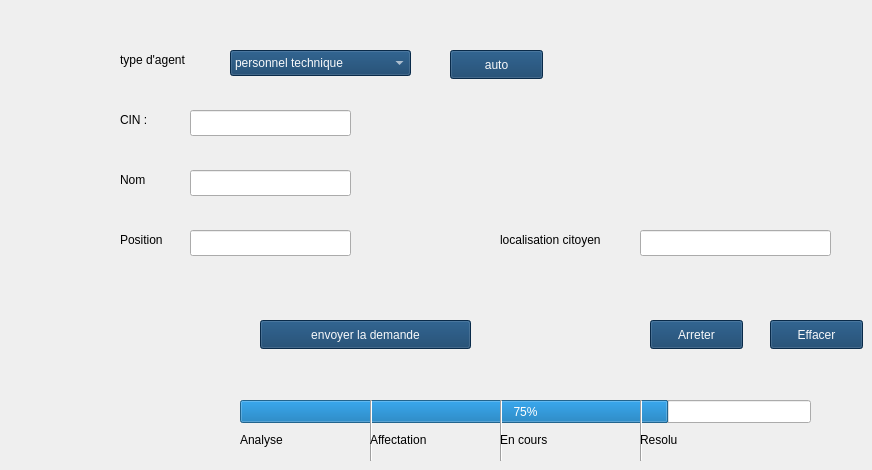
      <widget class="QWidget" name="page_15">
       <widget class="QLabel" name="label_66">
        <property name="geometry">
         <rect>
          <x>120</x>
          <y>50</y>
          <width>211</width>
          <height>20</height>
         </rect>
        </property>
        <property name="styleSheet">
         <string notr="true">color: rgb(0, 0, 0);</string>
        </property>
        <property name="text">
         <string>type d'agent</string>
        </property>
       </widget>
       <widget class="QLabel" name="label_67">
        <property name="geometry">
         <rect>
          <x>120</x>
          <y>110</y>
          <width>63</width>
          <height>20</height>
         </rect>
        </property>
        <property name="styleSheet">
         <string notr="true">color: rgb(0, 0, 0);</string>
        </property>
        <property name="text">
         <string>CIN :</string>
        </property>
       </widget>
       <widget class="QLabel" name="label_68">
        <property name="geometry">
         <rect>
          <x>120</x>
          <y>170</y>
          <width>63</width>
          <height>20</height>
         </rect>
        </property>
        <property name="styleSheet">
         <string notr="true">color: rgb(0, 0, 0);</string>
        </property>
        <property name="text">
         <string>Nom</string>
        </property>
       </widget>
       <widget class="QLabel" name="label_69">
        <property name="geometry">
         <rect>
          <x>120</x>
          <y>230</y>
          <width>91</width>
          <height>20</height>
         </rect>
        </property>
        <property name="styleSheet">
         <string notr="true">color: rgb(0, 0, 0);</string>
        </property>
        <property name="text">
         <string>Position </string>
        </property>
       </widget>
       <widget class="QLabel" name="label_70">
        <property name="geometry">
         <rect>
          <x>500</x>
          <y>230</y>
          <width>171</width>
          <height>20</height>
         </rect>
        </property>
        <property name="styleSheet">
         <string notr="true">color: rgb(0, 0, 0);</string>
        </property>
        <property name="text">
         <string>localisation citoyen </string>
        </property>
       </widget>
       <widget class="QComboBox" name="comboBox_19">
        <property name="geometry">
         <rect>
          <x>230</x>
          <y>50</y>
          <width>181</width>
          <height>26</height>
         </rect>
        </property>
        <property name="styleSheet">
         <string notr="true">color: rgb(248, 249, 250);
font: italic 9pt &quot;Segoe UI&quot;;
background-color: rgb(13, 59, 102);</string>
        </property>
        <item>
         <property name="text">
          <string>personnel technique</string>
         </property>
        </item>
        <item>
         <property name="text">
          <string>personnel de securité</string>
         </property>
        </item>
        <item>
         <property name="text">
          <string>personnel de santé et urgence</string>
         </property>
        </item>
        <item>
         <property name="text">
          <string>personnel environnemental</string>
         </property>
        </item>
        <item>
         <property name="text">
          <string/>
         </property>
        </item>
       </widget>
       <widget class="QPushButton" name="pushButton_4">
        <property name="geometry">
         <rect>
          <x>450</x>
          <y>50</y>
          <width>93</width>
          <height>29</height>
         </rect>
        </property>
        <property name="styleSheet">
         <string notr="true">color: rgb(248, 249, 250);
font: italic 9pt &quot;Segoe UI&quot;;
background-color: rgb(13, 59, 102);</string>
        </property>
        <property name="text">
         <string>auto</string>
        </property>
       </widget>
       <widget class="QLineEdit" name="lineEdit_22">
        <property name="geometry">
         <rect>
          <x>190</x>
          <y>110</y>
          <width>161</width>
          <height>26</height>
         </rect>
        </property>
       </widget>
       <widget class="QLineEdit" name="lineEdit_23">
        <property name="geometry">
         <rect>
          <x>190</x>
          <y>170</y>
          <width>161</width>
          <height>26</height>
         </rect>
        </property>
       </widget>
       <widget class="QLineEdit" name="lineEdit_24">
        <property name="geometry">
         <rect>
          <x>190</x>
          <y>230</y>
          <width>161</width>
          <height>26</height>
         </rect>
        </property>
       </widget>
       <widget class="QLineEdit" name="lineEdit_25">
        <property name="geometry">
         <rect>
          <x>640</x>
          <y>230</y>
          <width>191</width>
          <height>26</height>
         </rect>
        </property>
       </widget>
       <widget class="QPushButton" name="pushButton_5">
        <property name="geometry">
         <rect>
          <x>260</x>
          <y>320</y>
          <width>211</width>
          <height>29</height>
         </rect>
        </property>
        <property name="styleSheet">
         <string notr="true">color: rgb(248, 249, 250);
font: italic 9pt &quot;Segoe UI&quot;;
background-color: rgb(13, 59, 102);</string>
        </property>
        <property name="text">
         <string>envoyer la demande</string>
        </property>
       </widget>
       <widget class="QPushButton" name="pushButton_6">
        <property name="geometry">
         <rect>
          <x>650</x>
          <y>320</y>
          <width>93</width>
          <height>29</height>
         </rect>
        </property>
        <property name="styleSheet">
         <string notr="true">color: rgb(248, 249, 250);
font: italic 9pt &quot;Segoe UI&quot;;
background-color: rgb(13, 59, 102);</string>
        </property>
        <property name="text">
         <string>Arreter</string>
        </property>
       </widget>
       <widget class="QPushButton" name="pushButton_19">
        <property name="geometry">
         <rect>
          <x>770</x>
          <y>320</y>
          <width>93</width>
          <height>29</height>
         </rect>
        </property>
        <property name="styleSheet">
         <string notr="true">color: rgb(248, 249, 250);
font: italic 9pt &quot;Segoe UI&quot;;
background-color: rgb(13, 59, 102);</string>
        </property>
        <property name="text">
         <string>Effacer</string>
        </property>
       </widget>
       <widget class="QProgressBar" name="progressBar">
        <property name="geometry">
         <rect>
          <x>240</x>
          <y>400</y>
          <width>571</width>
          <height>23</height>
         </rect>
        </property>
        <property name="value">
         <number>75</number>
        </property>
       </widget>
       <widget class="Line" name="line">
        <property name="geometry">
         <rect>
          <x>370</x>
          <y>400</y>
          <width>3</width>
          <height>61</height>
         </rect>
        </property>
        <property name="orientation">
         <enum>Qt::Orientation::Vertical</enum>
        </property>
       </widget>
       <widget class="Line" name="line_2">
        <property name="geometry">
         <rect>
          <x>500</x>
          <y>400</y>
          <width>3</width>
          <height>61</height>
         </rect>
        </property>
        <property name="orientation">
         <enum>Qt::Orientation::Vertical</enum>
        </property>
       </widget>
       <widget class="Line" name="line_3">
        <property name="geometry">
         <rect>
          <x>640</x>
          <y>400</y>
          <width>3</width>
          <height>61</height>
         </rect>
        </property>
        <property name="orientation">
         <enum>Qt::Orientation::Vertical</enum>
        </property>
       </widget>
       <widget class="QLabel" name="label_71">
        <property name="geometry">
         <rect>
          <x>240</x>
          <y>430</y>
          <width>131</width>
          <height>20</height>
         </rect>
        </property>
        <property name="styleSheet">
         <string notr="true">color: rgb(0, 0, 0);</string>
        </property>
        <property name="text">
         <string>Analyse</string>
        </property>
       </widget>
       <widget class="QLabel" name="label_72">
        <property name="geometry">
         <rect>
          <x>370</x>
          <y>430</y>
          <width>131</width>
          <height>20</height>
         </rect>
        </property>
        <property name="styleSheet">
         <string notr="true">color: rgb(0, 0, 0);</string>
        </property>
        <property name="text">
         <string>Affectation</string>
        </property>
       </widget>
       <widget class="QLabel" name="label_73">
        <property name="geometry">
         <rect>
          <x>500</x>
          <y>430</y>
          <width>111</width>
          <height>20</height>
         </rect>
        </property>
        <property name="styleSheet">
         <string notr="true">color: rgb(0, 0, 0);</string>
        </property>
        <property name="text">
         <string>En cours</string>
        </property>
       </widget>
       <widget class="QLabel" name="label_74">
        <property name="geometry">
         <rect>
          <x>640</x>
          <y>430</y>
          <width>121</width>
          <height>20</height>
         </rect>
        </property>
        <property name="styleSheet">
         <string notr="true">color: rgb(0, 0, 0);</string>
        </property>
        <property name="text">
         <string>Resolu</string>
        </property>
       </widget>
      </widget>
